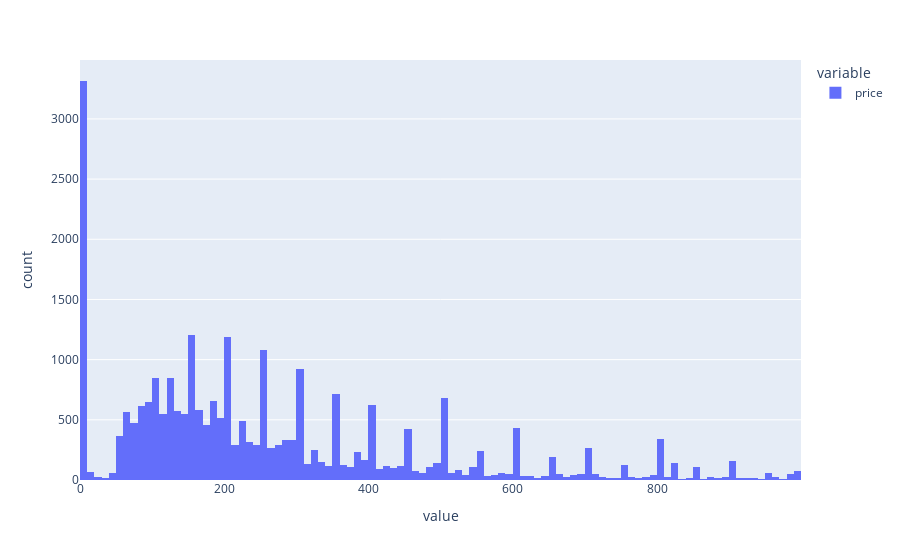

This figure's notebook cell:
### Code cell
fig = px.histogram(df['price'])
fig.show()

### Figure 1 — Plotly figure (JSON) as saved in the notebook; plotly's stock layout.template omitted (floating-point values rounded to 4 significant figures; data arrays with more than 128 entries replaced by an {"elided": "..."} marker saying what was removed)
{"data": [{"alignmentgroup": "True", "bingroup": "x", "hovertemplate": "variable=price<br>value=%{x}<br>count=%{y}<extra></extra>", "legendgroup": "price", "marker": {"color": "#636efa"}, "name": "price", "offsetgroup": "price", "orientation": "v", "showlegend": true, "type": "histogram", "x": {"elided": "26628 int values"}, "xaxis": "x", "yaxis": "y"}], "layout": {"barmode": "relative", "legend": {"title": {"text": "variable"}, "tracegroupgap": 0}, "margin": {"t": 60}, "xaxis": {"anchor": "y", "domain": [0, 1], "title": {"text": "value"}}, "yaxis": {"anchor": "x", "domain": [0, 1], "title": {"text": "count"}}}}
